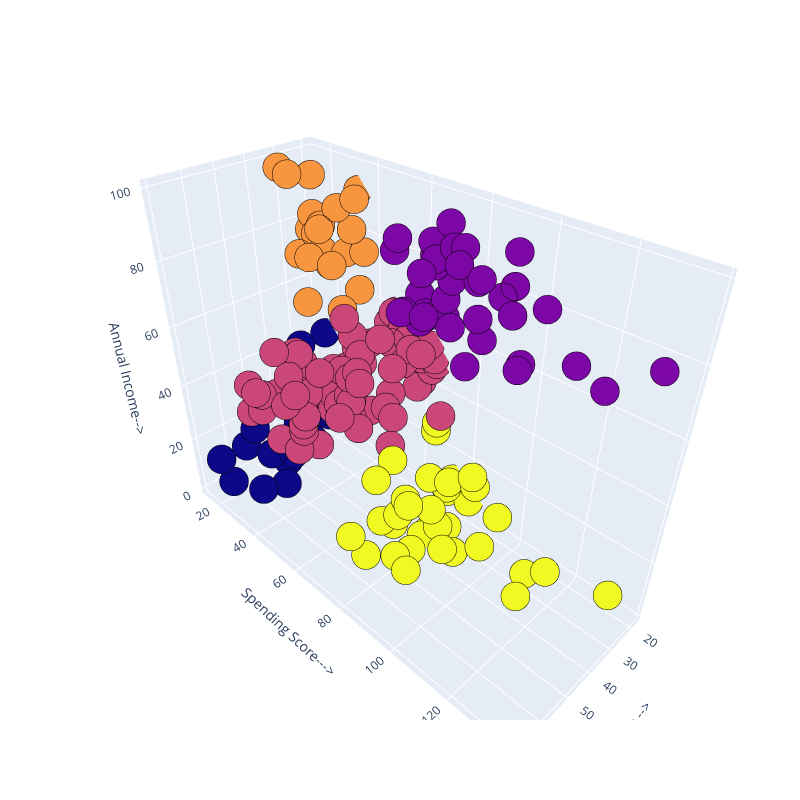

The notebook cell saved with this chart:
### Code cell
Scene = dict(xaxis = dict(title  = 'Age -->'),yaxis = dict(title  = 'Spending Score--->'),zaxis = dict(title  = 'Annual Income-->'))

labels = kmean.labels_
trace = go.Scatter3d(x=x[:, 0], y=x[:, 1], z=x[:, 2], mode='markers',marker=dict(color = labels, size= 10, line=dict(color= 'black',width = 10)))
layout = go.Layout(margin=dict(l=0,r=0),scene = Scene,height = 800,width = 800)
data = [trace]
fig = go.Figure(data = data, layout = layout)
fig.show()

### Figure 1 — Plotly figure (JSON) as saved in the notebook; plotly's stock layout.template omitted (floating-point values rounded to 4 significant figures; data arrays with more than 128 entries replaced by an {"elided": "..."} marker saying what was removed)
{"data": [{"marker": {"color": {"elided": "200 int values"}, "line": {"color": "black", "width": 10}, "size": 10}, "mode": "markers", "type": "scatter3d", "x": {"elided": "200 int values"}, "y": {"elided": "200 int values"}, "z": {"elided": "200 int values"}}], "layout": {"height": 800, "margin": {"l": 0, "r": 0}, "scene": {"xaxis": {"title": {"text": "Age -->"}}, "yaxis": {"title": {"text": "Spending Score--->"}}, "zaxis": {"title": {"text": "Annual Income-->"}}}, "width": 800}}
